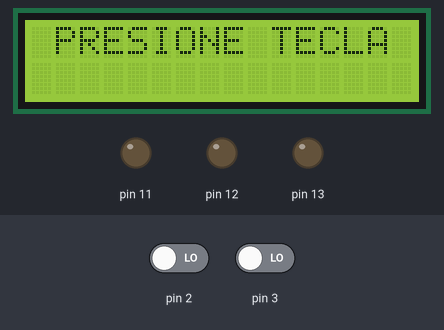
This sketch was run on a simulated Arduino Uno, built with avr-gcc and run on an emulated ATmega328P. Shown: 16×2 character LCD, output pins drawn as LEDs (lit = HIGH). Dashed ring = blinking. The inputs (shaded band) are chosen by the test bench; at power-on: pin 2 LOW, pin 3 LOW.

Above: at 1.2 s.
1.3 s: pin 2 driven HIGH
At 1.49 s:
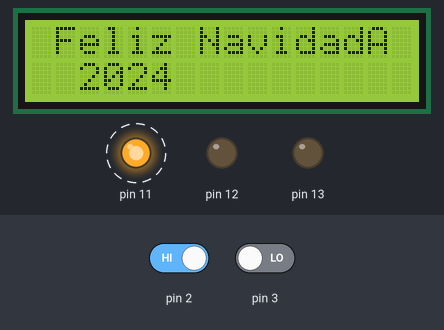
3.7 s: pin 3 driven HIGH
At 4.25 s:
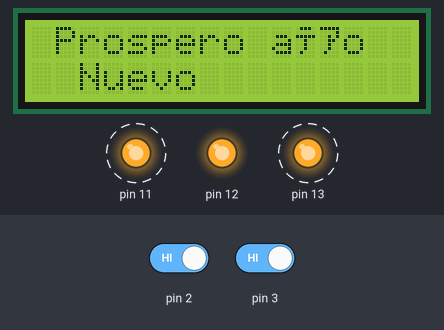
6.5 s: pin 2 driven LOW
At 9.43 s:
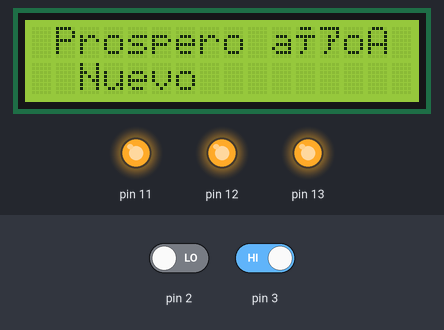
9.8 s: pin 2 driven HIGH
At 11.24 s:
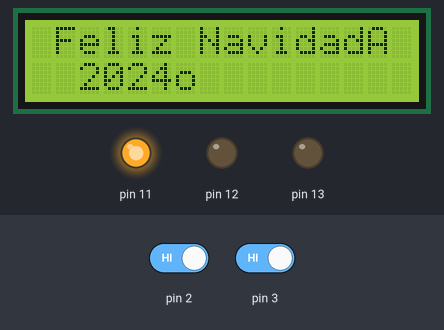
Timing chart, 0 to 14.1 s (numbered marks = the images above; inputs shaded):
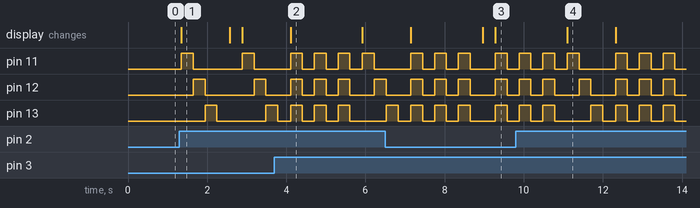

Measured:
- after the input at 1.3 s, pin 11: alternates HIGH for 0.30 s and LOW for 1.2 s, starting after 0.05 s; pin 12: alternates HIGH for 0.30 s and LOW for 1.2 s, starting after 0.35 s; pin 13: LOW → HIGH after 0.65 s, → LOW 0.30 s later, → HIGH 1.2 s later; the display: changes after 0.05 s (image 1)
- after the input at 3.7 s, pin 11: alternates HIGH for 0.30 s and LOW for 0.30 s, starting after 0.41 s; the display: changes after 0.41 s (image 2)
- after the input at 6.5 s, the display: first differs from a run without the input after 2.5 s (image 3 shows a later state)
- after the input at 9.8 s, the display: changes after 1.3 s (image 4)
- what the display in image 1 shows lasts 1.3 s, from 1.3 s to 2.6 s

The sketch:

3.ino
```cpp
#include <Wire.h>
#include <LiquidCrystal_I2C.h>
LiquidCrystal_I2C lcd(0x27,16,2);

void setup() {
   lcd.init();
   lcd.backlight();
   pinMode(2,INPUT);
   pinMode(3,INPUT);
   pinMode(11,OUTPUT);
   pinMode(12,OUTPUT);
   pinMode(13,OUTPUT);
}

void loop()
{
  if(digitalRead(2)==HIGH)
  {
    lcd.setCursor(1,0);
    lcd.print("Feliz Navidad");
    lcd.setCursor(2,1);
    lcd.print("2024");
    digitalWrite(11,HIGH);
    delay(300);
    digitalWrite(11,LOW);
    digitalWrite(12,HIGH);
    delay(300);
    digitalWrite(12,LOW);
    digitalWrite(13,HIGH);
    delay(300);
    digitalWrite(13,LOW);
    delay(300);
    lcd.clear();
  }
  else
  {
    lcd.clear();
    lcd.setCursor(1,0);
    lcd.print("PRESIONE TECLA");
    digitalWrite(11,LOW);
    digitalWrite(12,LOW);
    digitalWrite(13,LOW);
    delay(300);
  }

  if(digitalRead(3)==HIGH)
  {
    lcd.setCursor(1,0);
    lcd.print("Prospero año");
    lcd.setCursor(2,1);
    lcd.print("Nuevo");
    digitalWrite(11,HIGH);
    digitalWrite(12,HIGH);
    digitalWrite(13,HIGH);
    delay(300);
    digitalWrite(11,LOW);
    digitalWrite(12,LOW);
    digitalWrite(13,LOW);
    delay(300);
    digitalWrite(11,HIGH);
    digitalWrite(12,HIGH);
    digitalWrite(13,HIGH);
    delay(300);
    digitalWrite(11,LOW);
    digitalWrite(12,LOW);
    digitalWrite(13,LOW);
    delay(300);
    digitalWrite(11,HIGH);
    digitalWrite(12,HIGH);
    digitalWrite(13,HIGH);
    delay(300);
    digitalWrite(11,LOW);
    digitalWrite(12,LOW);
    digitalWrite(13,LOW);
    delay(300);
  }
  else
  {
    lcd.clear();
    lcd.setCursor(1,0);
    lcd.print("PRESIONE TECLA");
    digitalWrite(11,LOW);
    digitalWrite(12,LOW);
    digitalWrite(13,LOW);
    delay(300);
  }
}
```
